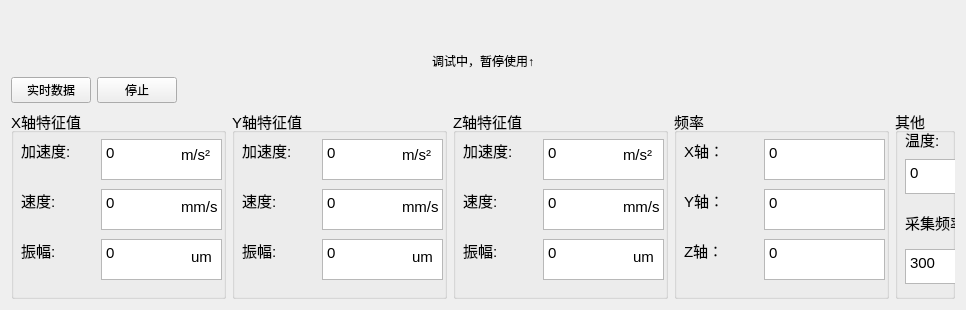
     <widget class="QWidget" name="tab_3">
      <attribute name="title">
       <string>数据分析</string>
      </attribute>
      <layout class="QGridLayout" name="gridLayout_8">
       <item row="2" column="0" colspan="5">
        <layout class="QHBoxLayout" name="horizontalLayout_5">
         <item>
          <layout class="QHBoxLayout" name="horizontalLayout_4">
           <item>
            <widget class="QPushButton" name="pushButton_3_RealTimeData">
             <property name="text">
              <string>实时数据</string>
             </property>
            </widget>
           </item>
           <item>
            <widget class="QPushButton" name="pushButton_3_Stop">
             <property name="enabled">
              <bool>true</bool>
             </property>
             <property name="text">
              <string>停止</string>
             </property>
            </widget>
           </item>
           <item>
            <spacer name="horizontalSpacer_3">
             <property name="orientation">
              <enum>Qt::Horizontal</enum>
             </property>
             <property name="sizeHint" stdset="0">
              <size>
               <width>40</width>
               <height>20</height>
              </size>
             </property>
            </spacer>
           </item>
          </layout>
         </item>
        </layout>
       </item>
       <item row="3" column="0">
        <widget class="QGroupBox" name="groupBox_13">
         <property name="minimumSize">
          <size>
           <width>215</width>
           <height>190</height>
          </size>
         </property>
         <property name="maximumSize">
          <size>
           <width>215</width>
           <height>190</height>
          </size>
         </property>
         <property name="font">
          <font>
           <pointsize>11</pointsize>
          </font>
         </property>
         <property name="title">
          <string>X轴特征值</string>
         </property>
         <widget class="QLabel" name="label_26">
          <property name="geometry">
           <rect>
            <x>10</x>
            <y>30</y>
            <width>71</width>
            <height>23</height>
           </rect>
          </property>
          <property name="text">
           <string>加速度:</string>
          </property>
         </widget>
         <widget class="QLabel" name="label_27">
          <property name="geometry">
           <rect>
            <x>10</x>
            <y>80</y>
            <width>61</width>
            <height>23</height>
           </rect>
          </property>
          <property name="text">
           <string>速度:</string>
          </property>
         </widget>
         <widget class="QLabel" name="label_28">
          <property name="geometry">
           <rect>
            <x>10</x>
            <y>130</y>
            <width>61</width>
            <height>23</height>
           </rect>
          </property>
          <property name="text">
           <string>振幅:</string>
          </property>
         </widget>
         <widget class="QTextBrowser" name="textBrowser_3_X_Acceleration">
          <property name="geometry">
           <rect>
            <x>90</x>
            <y>30</y>
            <width>121</width>
            <height>41</height>
           </rect>
          </property>
          <property name="font">
           <font>
            <pointsize>11</pointsize>
           </font>
          </property>
          <property name="html">
           <string>&lt;!DOCTYPE HTML PUBLIC &quot;-//W3C//DTD HTML 4.0//EN&quot; &quot;http://www.w3.org/TR/REC-html40/strict.dtd&quot;&gt;
&lt;html&gt;&lt;head&gt;&lt;meta name=&quot;qrichtext&quot; content=&quot;1&quot; /&gt;&lt;style type=&quot;text/css&quot;&gt;
p, li { white-space: pre-wrap; }
&lt;/style&gt;&lt;/head&gt;&lt;body style=&quot; font-family:'SimSun'; font-size:11pt; font-weight:400; font-style:normal;&quot;&gt;
&lt;p style=&quot; margin-top:0px; margin-bottom:0px; margin-left:0px; margin-right:0px; -qt-block-indent:0; text-indent:0px;&quot;&gt;0&lt;/p&gt;&lt;/body&gt;&lt;/html&gt;</string>
          </property>
         </widget>
         <widget class="QTextBrowser" name="textBrowser_3_X_Speed">
          <property name="geometry">
           <rect>
            <x>90</x>
            <y>80</y>
            <width>121</width>
            <height>41</height>
           </rect>
          </property>
          <property name="html">
           <string>&lt;!DOCTYPE HTML PUBLIC &quot;-//W3C//DTD HTML 4.0//EN&quot; &quot;http://www.w3.org/TR/REC-html40/strict.dtd&quot;&gt;
&lt;html&gt;&lt;head&gt;&lt;meta name=&quot;qrichtext&quot; content=&quot;1&quot; /&gt;&lt;style type=&quot;text/css&quot;&gt;
p, li { white-space: pre-wrap; }
&lt;/style&gt;&lt;/head&gt;&lt;body style=&quot; font-family:'SimSun'; font-size:11pt; font-weight:400; font-style:normal;&quot;&gt;
&lt;p style=&quot; margin-top:0px; margin-bottom:0px; margin-left:0px; margin-right:0px; -qt-block-indent:0; text-indent:0px;&quot;&gt;0&lt;/p&gt;&lt;/body&gt;&lt;/html&gt;</string>
          </property>
         </widget>
         <widget class="QTextBrowser" name="textBrowser_3_X_Amplitude">
          <property name="geometry">
           <rect>
            <x>90</x>
            <y>130</y>
            <width>121</width>
            <height>41</height>
           </rect>
          </property>
          <property name="html">
           <string>&lt;!DOCTYPE HTML PUBLIC &quot;-//W3C//DTD HTML 4.0//EN&quot; &quot;http://www.w3.org/TR/REC-html40/strict.dtd&quot;&gt;
&lt;html&gt;&lt;head&gt;&lt;meta name=&quot;qrichtext&quot; content=&quot;1&quot; /&gt;&lt;style type=&quot;text/css&quot;&gt;
p, li { white-space: pre-wrap; }
&lt;/style&gt;&lt;/head&gt;&lt;body style=&quot; font-family:'SimSun'; font-size:11pt; font-weight:400; font-style:normal;&quot;&gt;
&lt;p style=&quot; margin-top:0px; margin-bottom:0px; margin-left:0px; margin-right:0px; -qt-block-indent:0; text-indent:0px;&quot;&gt;0&lt;/p&gt;&lt;/body&gt;&lt;/html&gt;</string>
          </property>
         </widget>
         <widget class="QLabel" name="label_8">
          <property name="geometry">
           <rect>
            <x>170</x>
            <y>30</y>
            <width>61</width>
            <height>31</height>
           </rect>
          </property>
          <property name="text">
           <string>m/s²</string>
          </property>
         </widget>
         <widget class="QLabel" name="label_12">
          <property name="geometry">
           <rect>
            <x>170</x>
            <y>90</y>
            <width>72</width>
            <height>15</height>
           </rect>
          </property>
          <property name="text">
           <string>mm/s</string>
          </property>
         </widget>
         <widget class="QLabel" name="label_41">
          <property name="geometry">
           <rect>
            <x>180</x>
            <y>140</y>
            <width>72</width>
            <height>15</height>
           </rect>
          </property>
          <property name="text">
           <string>um</string>
          </property>
         </widget>
        </widget>
       </item>
       <item row="0" column="0" colspan="5">
        <layout class="QVBoxLayout" name="verticalLayout_5">
         <item>
          <spacer name="verticalSpacer">
           <property name="orientation">
            <enum>Qt::Vertical</enum>
           </property>
           <property name="sizeHint" stdset="0">
            <size>
             <width>20</width>
             <height>40</height>
            </size>
           </property>
          </spacer>
         </item>
         <item>
          <layout class="QHBoxLayout" name="horizontalLayout_6">
           <item>
            <spacer name="horizontalSpacer_4">
             <property name="orientation">
              <enum>Qt::Horizontal</enum>
             </property>
             <property name="sizeHint" stdset="0">
              <size>
               <width>40</width>
               <height>20</height>
              </size>
             </property>
            </spacer>
           </item>
           <item>
            <widget class="QLabel" name="label_82">
             <property name="text">
              <string>调试中，暂停使用↑</string>
             </property>
            </widget>
           </item>
           <item>
            <spacer name="horizontalSpacer_5">
             <property name="orientation">
              <enum>Qt::Horizontal</enum>
             </property>
             <property name="sizeHint" stdset="0">
              <size>
               <width>40</width>
               <height>20</height>
              </size>
             </property>
            </spacer>
           </item>
          </layout>
         </item>
        </layout>
       </item>
       <item row="3" column="3">
        <widget class="QGroupBox" name="groupBox_16">
         <property name="minimumSize">
          <size>
           <width>215</width>
           <height>190</height>
          </size>
         </property>
         <property name="maximumSize">
          <size>
           <width>215</width>
           <height>190</height>
          </size>
         </property>
         <property name="font">
          <font>
           <pointsize>11</pointsize>
          </font>
         </property>
         <property name="title">
          <string>频率</string>
         </property>
         <widget class="QLabel" name="label_35">
          <property name="geometry">
           <rect>
            <x>10</x>
            <y>30</y>
            <width>71</width>
            <height>23</height>
           </rect>
          </property>
          <property name="text">
           <string>X轴：</string>
          </property>
         </widget>
         <widget class="QLabel" name="label_36">
          <property name="geometry">
           <rect>
            <x>10</x>
            <y>80</y>
            <width>61</width>
            <height>23</height>
           </rect>
          </property>
          <property name="text">
           <string>Y轴：</string>
          </property>
         </widget>
         <widget class="QLabel" name="label_37">
          <property name="geometry">
           <rect>
            <x>10</x>
            <y>130</y>
            <width>61</width>
            <height>23</height>
           </rect>
          </property>
          <property name="text">
           <string>Z轴：</string>
          </property>
         </widget>
         <widget class="QTextBrowser" name="textBrowser_3_Frequency_X">
          <property name="geometry">
           <rect>
            <x>90</x>
            <y>30</y>
            <width>121</width>
            <height>41</height>
           </rect>
          </property>
          <property name="font">
           <font>
            <pointsize>11</pointsize>
           </font>
          </property>
          <property name="html">
           <string>&lt;!DOCTYPE HTML PUBLIC &quot;-//W3C//DTD HTML 4.0//EN&quot; &quot;http://www.w3.org/TR/REC-html40/strict.dtd&quot;&gt;
&lt;html&gt;&lt;head&gt;&lt;meta name=&quot;qrichtext&quot; content=&quot;1&quot; /&gt;&lt;style type=&quot;text/css&quot;&gt;
p, li { white-space: pre-wrap; }
&lt;/style&gt;&lt;/head&gt;&lt;body style=&quot; font-family:'SimSun'; font-size:11pt; font-weight:400; font-style:normal;&quot;&gt;
&lt;p style=&quot; margin-top:0px; margin-bottom:0px; margin-left:0px; margin-right:0px; -qt-block-indent:0; text-indent:0px;&quot;&gt;0&lt;/p&gt;&lt;/body&gt;&lt;/html&gt;</string>
          </property>
         </widget>
         <widget class="QTextBrowser" name="textBrowser_3_Frequency_Y">
          <property name="geometry">
           <rect>
            <x>90</x>
            <y>80</y>
            <width>121</width>
            <height>41</height>
           </rect>
          </property>
          <property name="html">
           <string>&lt;!DOCTYPE HTML PUBLIC &quot;-//W3C//DTD HTML 4.0//EN&quot; &quot;http://www.w3.org/TR/REC-html40/strict.dtd&quot;&gt;
&lt;html&gt;&lt;head&gt;&lt;meta name=&quot;qrichtext&quot; content=&quot;1&quot; /&gt;&lt;style type=&quot;text/css&quot;&gt;
p, li { white-space: pre-wrap; }
&lt;/style&gt;&lt;/head&gt;&lt;body style=&quot; font-family:'SimSun'; font-size:11pt; font-weight:400; font-style:normal;&quot;&gt;
&lt;p style=&quot; margin-top:0px; margin-bottom:0px; margin-left:0px; margin-right:0px; -qt-block-indent:0; text-indent:0px;&quot;&gt;0&lt;/p&gt;&lt;/body&gt;&lt;/html&gt;</string>
          </property>
         </widget>
         <widget class="QTextBrowser" name="textBrowser_3_Frequency_Z">
          <property name="geometry">
           <rect>
            <x>90</x>
            <y>130</y>
            <width>121</width>
            <height>41</height>
           </rect>
          </property>
          <property name="html">
           <string>&lt;!DOCTYPE HTML PUBLIC &quot;-//W3C//DTD HTML 4.0//EN&quot; &quot;http://www.w3.org/TR/REC-html40/strict.dtd&quot;&gt;
&lt;html&gt;&lt;head&gt;&lt;meta name=&quot;qrichtext&quot; content=&quot;1&quot; /&gt;&lt;style type=&quot;text/css&quot;&gt;
p, li { white-space: pre-wrap; }
&lt;/style&gt;&lt;/head&gt;&lt;body style=&quot; font-family:'SimSun'; font-size:11pt; font-weight:400; font-style:normal;&quot;&gt;
&lt;p style=&quot; margin-top:0px; margin-bottom:0px; margin-left:0px; margin-right:0px; -qt-block-indent:0; text-indent:0px;&quot;&gt;0&lt;/p&gt;&lt;/body&gt;&lt;/html&gt;</string>
          </property>
         </widget>
        </widget>
       </item>
       <item row="3" column="2">
        <widget class="QGroupBox" name="groupBox_15">
         <property name="minimumSize">
          <size>
           <width>215</width>
           <height>190</height>
          </size>
         </property>
         <property name="maximumSize">
          <size>
           <width>215</width>
           <height>190</height>
          </size>
         </property>
         <property name="font">
          <font>
           <pointsize>11</pointsize>
          </font>
         </property>
         <property name="title">
          <string>Z轴特征值</string>
         </property>
         <widget class="QLabel" name="label_32">
          <property name="geometry">
           <rect>
            <x>10</x>
            <y>30</y>
            <width>71</width>
            <height>23</height>
           </rect>
          </property>
          <property name="text">
           <string>加速度:</string>
          </property>
         </widget>
         <widget class="QLabel" name="label_33">
          <property name="geometry">
           <rect>
            <x>10</x>
            <y>80</y>
            <width>61</width>
            <height>23</height>
           </rect>
          </property>
          <property name="text">
           <string>速度:</string>
          </property>
         </widget>
         <widget class="QLabel" name="label_34">
          <property name="geometry">
           <rect>
            <x>10</x>
            <y>130</y>
            <width>61</width>
            <height>23</height>
           </rect>
          </property>
          <property name="text">
           <string>振幅:</string>
          </property>
         </widget>
         <widget class="QTextBrowser" name="textBrowser_3_Z_Acceleration">
          <property name="geometry">
           <rect>
            <x>90</x>
            <y>30</y>
            <width>121</width>
            <height>41</height>
           </rect>
          </property>
          <property name="font">
           <font>
            <pointsize>11</pointsize>
           </font>
          </property>
          <property name="html">
           <string>&lt;!DOCTYPE HTML PUBLIC &quot;-//W3C//DTD HTML 4.0//EN&quot; &quot;http://www.w3.org/TR/REC-html40/strict.dtd&quot;&gt;
&lt;html&gt;&lt;head&gt;&lt;meta name=&quot;qrichtext&quot; content=&quot;1&quot; /&gt;&lt;style type=&quot;text/css&quot;&gt;
p, li { white-space: pre-wrap; }
&lt;/style&gt;&lt;/head&gt;&lt;body style=&quot; font-family:'SimSun'; font-size:11pt; font-weight:400; font-style:normal;&quot;&gt;
&lt;p style=&quot; margin-top:0px; margin-bottom:0px; margin-left:0px; margin-right:0px; -qt-block-indent:0; text-indent:0px;&quot;&gt;0&lt;/p&gt;&lt;/body&gt;&lt;/html&gt;</string>
          </property>
         </widget>
         <widget class="QTextBrowser" name="textBrowser_3_Z_Speed">
          <property name="geometry">
           <rect>
            <x>90</x>
            <y>80</y>
            <width>121</width>
            <height>41</height>
           </rect>
          </property>
          <property name="html">
           <string>&lt;!DOCTYPE HTML PUBLIC &quot;-//W3C//DTD HTML 4.0//EN&quot; &quot;http://www.w3.org/TR/REC-html40/strict.dtd&quot;&gt;
&lt;html&gt;&lt;head&gt;&lt;meta name=&quot;qrichtext&quot; content=&quot;1&quot; /&gt;&lt;style type=&quot;text/css&quot;&gt;
p, li { white-space: pre-wrap; }
&lt;/style&gt;&lt;/head&gt;&lt;body style=&quot; font-family:'SimSun'; font-size:11pt; font-weight:400; font-style:normal;&quot;&gt;
&lt;p style=&quot; margin-top:0px; margin-bottom:0px; margin-left:0px; margin-right:0px; -qt-block-indent:0; text-indent:0px;&quot;&gt;0&lt;/p&gt;&lt;/body&gt;&lt;/html&gt;</string>
          </property>
         </widget>
         <widget class="QTextBrowser" name="textBrowser_3_Z_Amplitude">
          <property name="geometry">
           <rect>
            <x>90</x>
            <y>130</y>
            <width>121</width>
            <height>41</height>
           </rect>
          </property>
          <property name="html">
           <string>&lt;!DOCTYPE HTML PUBLIC &quot;-//W3C//DTD HTML 4.0//EN&quot; &quot;http://www.w3.org/TR/REC-html40/strict.dtd&quot;&gt;
&lt;html&gt;&lt;head&gt;&lt;meta name=&quot;qrichtext&quot; content=&quot;1&quot; /&gt;&lt;style type=&quot;text/css&quot;&gt;
p, li { white-space: pre-wrap; }
&lt;/style&gt;&lt;/head&gt;&lt;body style=&quot; font-family:'SimSun'; font-size:11pt; font-weight:400; font-style:normal;&quot;&gt;
&lt;p style=&quot; margin-top:0px; margin-bottom:0px; margin-left:0px; margin-right:0px; -qt-block-indent:0; text-indent:0px;&quot;&gt;0&lt;/p&gt;&lt;/body&gt;&lt;/html&gt;</string>
          </property>
         </widget>
         <widget class="QLabel" name="label_10">
          <property name="geometry">
           <rect>
            <x>170</x>
            <y>30</y>
            <width>61</width>
            <height>31</height>
           </rect>
          </property>
          <property name="text">
           <string>m/s²</string>
          </property>
         </widget>
         <widget class="QLabel" name="label_25">
          <property name="geometry">
           <rect>
            <x>170</x>
            <y>90</y>
            <width>72</width>
            <height>15</height>
           </rect>
          </property>
          <property name="text">
           <string>mm/s</string>
          </property>
         </widget>
         <widget class="QLabel" name="label_43">
          <property name="geometry">
           <rect>
            <x>180</x>
            <y>140</y>
            <width>72</width>
            <height>15</height>
           </rect>
          </property>
          <property name="text">
           <string>um</string>
          </property>
         </widget>
        </widget>
       </item>
       <item row="3" column="4">
        <widget class="QGroupBox" name="groupBox">
         <property name="minimumSize">
          <size>
           <width>0</width>
           <height>190</height>
          </size>
         </property>
         <property name="maximumSize">
          <size>
           <width>16777215</width>
           <height>190</height>
          </size>
         </property>
         <property name="font">
          <font>
           <pointsize>11</pointsize>
          </font>
         </property>
         <property name="title">
          <string>其他</string>
         </property>
         <widget class="QLabel" name="label_39">
          <property name="geometry">
           <rect>
            <x>10</x>
            <y>102</y>
            <width>70</width>
            <height>23</height>
           </rect>
          </property>
          <property name="minimumSize">
           <size>
            <width>70</width>
            <height>23</height>
           </size>
          </property>
          <property name="maximumSize">
           <size>
            <width>70</width>
            <height>23</height>
           </size>
          </property>
          <property name="font">
           <font>
            <pointsize>11</pointsize>
           </font>
          </property>
          <property name="text">
           <string>采集频率</string>
          </property>
         </widget>
         <widget class="QLabel" name="label_38">
          <property name="geometry">
           <rect>
            <x>10</x>
            <y>19</y>
            <width>70</width>
            <height>23</height>
           </rect>
          </property>
          <property name="minimumSize">
           <size>
            <width>70</width>
            <height>23</height>
           </size>
          </property>
          <property name="maximumSize">
           <size>
            <width>70</width>
            <height>23</height>
           </size>
          </property>
          <property name="font">
           <font>
            <pointsize>11</pointsize>
           </font>
          </property>
          <property name="text">
           <string>温度:</string>
          </property>
         </widget>
         <widget class="QTextBrowser" name="textBrowser_3_Temperture">
          <property name="geometry">
           <rect>
            <x>10</x>
            <y>50</y>
            <width>75</width>
            <height>35</height>
           </rect>
          </property>
          <property name="minimumSize">
           <size>
            <width>75</width>
            <height>35</height>
           </size>
          </property>
          <property name="maximumSize">
           <size>
            <width>75</width>
            <height>35</height>
           </size>
          </property>
          <property name="font">
           <font>
            <pointsize>11</pointsize>
           </font>
          </property>
          <property name="html">
           <string>&lt;!DOCTYPE HTML PUBLIC &quot;-//W3C//DTD HTML 4.0//EN&quot; &quot;http://www.w3.org/TR/REC-html40/strict.dtd&quot;&gt;
&lt;html&gt;&lt;head&gt;&lt;meta name=&quot;qrichtext&quot; content=&quot;1&quot; /&gt;&lt;style type=&quot;text/css&quot;&gt;
p, li { white-space: pre-wrap; }
&lt;/style&gt;&lt;/head&gt;&lt;body style=&quot; font-family:'SimSun'; font-size:11pt; font-weight:400; font-style:normal;&quot;&gt;
&lt;p style=&quot; margin-top:0px; margin-bottom:0px; margin-left:0px; margin-right:0px; -qt-block-indent:0; text-indent:0px;&quot;&gt;0&lt;/p&gt;&lt;/body&gt;&lt;/html&gt;</string>
          </property>
         </widget>
         <widget class="QTextEdit" name="textEdit_3_OutputFrequency">
          <property name="geometry">
           <rect>
            <x>10</x>
            <y>140</y>
            <width>75</width>
            <height>35</height>
           </rect>
          </property>
          <property name="html">
           <string>&lt;!DOCTYPE HTML PUBLIC &quot;-//W3C//DTD HTML 4.0//EN&quot; &quot;http://www.w3.org/TR/REC-html40/strict.dtd&quot;&gt;
&lt;html&gt;&lt;head&gt;&lt;meta name=&quot;qrichtext&quot; content=&quot;1&quot; /&gt;&lt;style type=&quot;text/css&quot;&gt;
p, li { white-space: pre-wrap; }
&lt;/style&gt;&lt;/head&gt;&lt;body style=&quot; font-family:'SimSun'; font-size:11pt; font-weight:400; font-style:normal;&quot;&gt;
&lt;p style=&quot; margin-top:7px; margin-bottom:7px; margin-left:0px; margin-right:0px; -qt-block-indent:0; text-indent:0px;&quot;&gt;300&lt;/p&gt;&lt;/body&gt;&lt;/html&gt;</string>
          </property>
          <property name="markdown" stdset="0">
           <string>300

</string>
          </property>
         </widget>
         <widget class="QLabel" name="label_66">
          <property name="geometry">
           <rect>
            <x>60</x>
            <y>60</y>
            <width>72</width>
            <height>15</height>
           </rect>
          </property>
          <property name="text">
           <string>℃</string>
          </property>
         </widget>
        </widget>
       </item>
       <item row="3" column="1">
        <widget class="QGroupBox" name="groupBox_14">
         <property name="minimumSize">
          <size>
           <width>215</width>
           <height>190</height>
          </size>
         </property>
         <property name="maximumSize">
          <size>
           <width>215</width>
           <height>190</height>
          </size>
         </property>
         <property name="font">
          <font>
           <pointsize>11</pointsize>
          </font>
         </property>
         <property name="title">
          <string>Y轴特征值</string>
         </property>
         <widget class="QLabel" name="label_29">
          <property name="geometry">
           <rect>
            <x>10</x>
            <y>30</y>
            <width>71</width>
            <height>23</height>
           </rect>
          </property>
          <property name="text">
           <string>加速度:</string>
          </property>
         </widget>
         <widget class="QLabel" name="label_30">
          <property name="geometry">
           <rect>
            <x>10</x>
            <y>80</y>
            <width>61</width>
            <height>23</height>
           </rect>
          </property>
          <property name="text">
           <string>速度:</string>
          </property>
         </widget>
         <widget class="QLabel" name="label_31">
          <property name="geometry">
           <rect>
            <x>10</x>
            <y>130</y>
            <width>61</width>
            <height>23</height>
           </rect>
          </property>
          <property name="text">
           <string>振幅:</string>
          </property>
         </widget>
         <widget class="QTextBrowser" name="textBrowser_3_Y_Acceleration">
          <property name="geometry">
           <rect>
            <x>90</x>
            <y>30</y>
            <width>121</width>
            <height>41</height>
           </rect>
          </property>
          <property name="font">
           <font>
            <pointsize>11</pointsize>
           </font>
          </property>
          <property name="html">
           <string>&lt;!DOCTYPE HTML PUBLIC &quot;-//W3C//DTD HTML 4.0//EN&quot; &quot;http://www.w3.org/TR/REC-html40/strict.dtd&quot;&gt;
&lt;html&gt;&lt;head&gt;&lt;meta name=&quot;qrichtext&quot; content=&quot;1&quot; /&gt;&lt;style type=&quot;text/css&quot;&gt;
p, li { white-space: pre-wrap; }
&lt;/style&gt;&lt;/head&gt;&lt;body style=&quot; font-family:'SimSun'; font-size:11pt; font-weight:400; font-style:normal;&quot;&gt;
&lt;p style=&quot; margin-top:0px; margin-bottom:0px; margin-left:0px; margin-right:0px; -qt-block-indent:0; text-indent:0px;&quot;&gt;0&lt;/p&gt;&lt;/body&gt;&lt;/html&gt;</string>
          </property>
         </widget>
         <widget class="QTextBrowser" name="textBrowser_3_Y_Speed">
          <property name="geometry">
           <rect>
            <x>90</x>
            <y>80</y>
            <width>121</width>
            <height>41</height>
           </rect>
          </property>
          <property name="html">
           <string>&lt;!DOCTYPE HTML PUBLIC &quot;-//W3C//DTD HTML 4.0//EN&quot; &quot;http://www.w3.org/TR/REC-html40/strict.dtd&quot;&gt;
&lt;html&gt;&lt;head&gt;&lt;meta name=&quot;qrichtext&quot; content=&quot;1&quot; /&gt;&lt;style type=&quot;text/css&quot;&gt;
p, li { white-space: pre-wrap; }
&lt;/style&gt;&lt;/head&gt;&lt;body style=&quot; font-family:'SimSun'; font-size:11pt; font-weight:400; font-style:normal;&quot;&gt;
&lt;p style=&quot; margin-top:0px; margin-bottom:0px; margin-left:0px; margin-right:0px; -qt-block-indent:0; text-indent:0px;&quot;&gt;0&lt;/p&gt;&lt;/body&gt;&lt;/html&gt;</string>
          </property>
         </widget>
         <widget class="QTextBrowser" name="textBrowser_3_Y_Amplitude">
          <property name="geometry">
           <rect>
            <x>90</x>
            <y>130</y>
            <width>121</width>
            <height>41</height>
           </rect>
          </property>
          <property name="html">
           <string>&lt;!DOCTYPE HTML PUBLIC &quot;-//W3C//DTD HTML 4.0//EN&quot; &quot;http://www.w3.org/TR/REC-html40/strict.dtd&quot;&gt;
&lt;html&gt;&lt;head&gt;&lt;meta name=&quot;qrichtext&quot; content=&quot;1&quot; /&gt;&lt;style type=&quot;text/css&quot;&gt;
p, li { white-space: pre-wrap; }
&lt;/style&gt;&lt;/head&gt;&lt;body style=&quot; font-family:'SimSun'; font-size:11pt; font-weight:400; font-style:normal;&quot;&gt;
&lt;p style=&quot; margin-top:0px; margin-bottom:0px; margin-left:0px; margin-right:0px; -qt-block-indent:0; text-indent:0px;&quot;&gt;0&lt;/p&gt;&lt;/body&gt;&lt;/html&gt;</string>
          </property>
         </widget>
         <widget class="QLabel" name="label_9">
          <property name="geometry">
           <rect>
            <x>170</x>
            <y>30</y>
            <width>61</width>
            <height>31</height>
           </rect>
          </property>
          <property name="text">
           <string>m/s²</string>
          </property>
         </widget>
         <widget class="QLabel" name="label_13">
          <property name="geometry">
           <rect>
            <x>170</x>
            <y>90</y>
            <width>72</width>
            <height>15</height>
           </rect>
          </property>
          <property name="text">
           <string>mm/s</string>
          </property>
         </widget>
         <widget class="QLabel" name="label_42">
          <property name="geometry">
           <rect>
            <x>180</x>
            <y>140</y>
            <width>72</width>
            <height>15</height>
           </rect>
          </property>
          <property name="text">
           <string>um</string>
          </property>
         </widget>
        </widget>
       </item>
      </layout>
     </widget>
